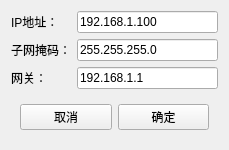
<?xml version="1.0" encoding="UTF-8"?>
<ui version="4.0">
 <class>channel_breviary_widget</class>
 <widget class="QWidget" name="channel_breviary_widget">
  <property name="geometry">
   <rect>
    <x>0</x>
    <y>0</y>
    <width>229</width>
    <height>137</height>
   </rect>
  </property>
  <property name="minimumSize">
   <size>
    <width>0</width>
    <height>0</height>
   </size>
  </property>
  <property name="windowTitle">
   <string>修改IP地址</string>
  </property>
  <property name="dockNestingEnabled" stdset="0">
   <bool>true</bool>
  </property>
  <layout class="QGridLayout" name="gridLayout">
   <item row="1" column="1">
    <widget class="QLineEdit" name="editSubNetMask">
     <property name="tabletTracking">
      <bool>true</bool>
     </property>
     <property name="text">
      <string>255.255.255.0</string>
     </property>
    </widget>
   </item>
   <item row="0" column="0">
    <widget class="QLabel" name="labelIp">
     <property name="text">
      <string>IP地址：</string>
     </property>
    </widget>
   </item>
   <item row="0" column="1">
    <widget class="QLineEdit" name="editIp">
     <property name="mouseTracking">
      <bool>true</bool>
     </property>
     <property name="tabletTracking">
      <bool>true</bool>
     </property>
     <property name="text">
      <string>192.168.1.100</string>
     </property>
    </widget>
   </item>
   <item row="2" column="1">
    <widget class="QLineEdit" name="editGateWay">
     <property name="mouseTracking">
      <bool>true</bool>
     </property>
     <property name="tabletTracking">
      <bool>true</bool>
     </property>
     <property name="text">
      <string>192.168.1.1</string>
     </property>
    </widget>
   </item>
   <item row="3" column="0" colspan="2">
    <widget class="QWidget" name="widget" native="true">
     <layout class="QHBoxLayout" name="horizontalLayout">
      <item>
       <widget class="QPushButton" name="btnCancel">
        <property name="text">
         <string>取消</string>
        </property>
       </widget>
      </item>
      <item>
       <widget class="QPushButton" name="btnConfirm">
        <property name="text">
         <string>确定</string>
        </property>
       </widget>
      </item>
     </layout>
    </widget>
   </item>
   <item row="1" column="0">
    <widget class="QLabel" name="labelSubNetMask">
     <property name="text">
      <string>子网掩码：</string>
     </property>
    </widget>
   </item>
   <item row="2" column="0">
    <widget class="QLabel" name="labelGateWay">
     <property name="text">
      <string>网关：</string>
     </property>
    </widget>
   </item>
  </layout>
 </widget>
 <resources/>
 <connections/>
</ui>
